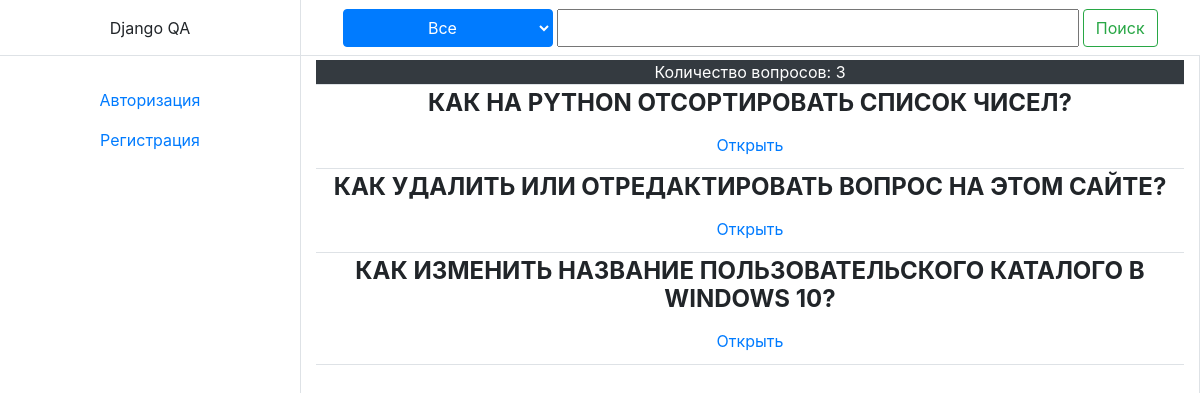
The page / on the database its author committed.
### core/models.py (models this page shows)
class QuestionModel(models.Model):
    qid = models.CharField(max_length=256, primary_key=True)
    theme = models.CharField(max_length=256, choices=THEMES, null=False)
    date = models.DateTimeField(auto_now=True)
    header = models.CharField(max_length=140, null=False)
    body = models.TextField(null=False)
    uid = models.ForeignKey(to="account.AccountModel", on_delete=models.CASCADE)

### core/views.py (the view)
# urls.py: urlpatterns = [path("", home, name="home"),
def home(request: HttpRequest) -> HttpResponse:
    if request.GET.get("del", None) and utils.home.is_god(request.user):
        utils.home.delete_question(request.GET.get("del"))
    context = utils.home.build_context(request)
    return render(request, HOME_TEMPLATE, context)

### core/forms.py
class SearchForm(forms.Form):
    theme = forms.ChoiceField(choices=LOCAL_THEMES,
                              label="",
                              widget=forms.Select(attrs={"class": "btn btn-primary mr-1"}))
    textinput = forms.CharField(required=False,
                                label="",
                                widget=forms.TextInput(attrs={"class": "d-flex mr-1",
                                                              "style": "width: 60%;"}))

### core/utils/home.py (called while the page is built)
def is_god(user: AccountModel) -> bool:
    try:
        return user.is_god
    except:
        return False

def get_username(request: HttpRequest) -> str:
    if not request.user:
        return ""
    return request.user.username

def get_questions(theme: str="all", header: str="") -> list:
    if theme == "all":
        objs = QuestionModel.objects.all()
    else:
        objs = QuestionModel.objects.filter(theme=theme)
    return list(objs.filter(header__icontains=header))

def build_context(request: HttpRequest) -> dict:
    username = get_username(request)
    questions = get_questions(theme=request.GET.get("theme", "all"),
                              header=request.GET.get("textinput", ""))
    user_questions = list(QuestionModel.objects.filter(uid=username))
    form = SearchForm(request.GET)
    if not form.is_valid():
        form = SearchForm()
    return {"form": form,
            "questions": questions,
            "username": username,
            "user_questions": user_questions,
            "is_god": is_god(username)}

### core/templates/core/home.html (shortened to what this page needs)
<html>
    <head>
        <link rel="stylesheet" href="https://cdn.jsdelivr.net/npm/bootstrap@4.4.1/dist/css/bootstrap.min.css">
    </head>
    <body class="container-fluid h-100 overflow-hidden" style="position: absolute">
        <div class="row border-bottom" style="height: 7%;">
            <div class="col-3 h-100 d-flex flex-column justify-content-center align-items-center">Django QA</div>
            <div class="col-9 h-100 d-flex flex-column justify-content-center border-left">
                <form method="get" action="" class="d-flex justify-content-center mb-0">
                    {{ form }}
                    <button class="btn btn-outline-success" type="submit">Поиск</button>
                </form>
            </div>
        </div>
        <div class="row" style="height: 90%;">
            <div class="col-3 h-100 d-flex flex-column justify-content-top-center">
                {% if username %}
                    <a class="btn btn-primary mb-3" href="{% url 'core:question' %}">Задать вопрос</a>
                    <a class="btn btn-outline-danger mb-3" href="{% url 'account:signout' %}">Выйти</a>
                    <div class="container-fluid d-flex flex-column border-top text-center px-0">
                        <p class="bg-dark text-white mt-3">История вопросов</p>
                        {% for obj in user_questions %}
                            <a class="btn btn-link text-info text-truncate border-bottom" href="{% url 'core:answer' obj.qid %}">{{ obj.header }}</a>
                        {% endfor %}
                    </div>
                {% else %}
                    <p class="text-center mb-3"><a href="{% url 'account:signin' %}">Авторизация</a> </p>
                    <p class="text-center"><a href="{% url 'account:signup' %}">Регистрация</a> </p>
                {% endif %}
            </div>
            <div class="col-9 h-100 border-left border-right overflow-auto" style="scrollbar-width: thin;">
                <div class="container-fluid border-bottom px-0 my-1 bg-dark text-white text-center">
                    <p class="text-weight-bold my-0">Количество вопросов: {{ questions|length }}</p>
                </div>
                {% for obj in questions %}
                    <div class="d-flex flex-column border-bottom mb-1">
                        <h4 class="text-center font-weight-bolder text-uppercase">{{ obj.header }}</h4>
                        <div class="container-fluid d-flex justify-content-center">
                            <a class="btn btn-link mb-1" href="{% url 'core:answer' obj.qid %}">Открыть</a>
                        </div>
                    </div>
                {% endfor %}
            </div>
        </div>
    </body>
</html>

### rows shown on the page
QuestionModel: header "КАК НА PYTHON ОТСОРТИРОВАТЬ СПИСОК ЧИСЕЛ?"
QuestionModel: header "КАК УДАЛИТЬ ИЛИ ОТРЕДАКТИРОВАТЬ ВОПРОС НА ЭТОМ САЙТЕ?"
QuestionModel: header "КАК ИЗМЕНИТЬ НАЗВАНИЕ ПОЛЬЗОВАТЕЛЬСКОГО КАТАЛОГО В WINDOWS 10?"

### other values the page prints
{{ questions|length }} "3"
